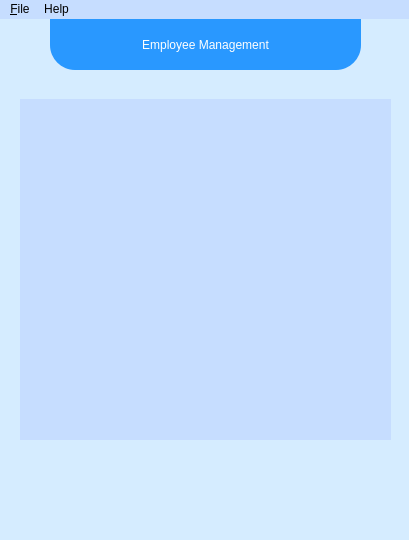
<?xml version="1.0" encoding="UTF-8"?>
<ui version="4.0">
 <class>MainWindow</class>
 <widget class="QMainWindow" name="MainWindow">
  <property name="geometry">
   <rect>
    <x>0</x>
    <y>0</y>
    <width>409</width>
    <height>540</height>
   </rect>
  </property>
  <property name="windowTitle">
   <string>Employee Management</string>
  </property>
  <property name="windowIcon">
   <iconset>
    <normaloff>img/employee.png</normaloff>img/employee.png</iconset>
  </property>
  <property name="styleSheet">
   <string notr="true">background-color: rgb(213, 236, 255);</string>
  </property>
  <widget class="QWidget" name="centralwidget">
   <widget class="QLabel" name="label">
    <property name="geometry">
     <rect>
      <x>50</x>
      <y>0</y>
      <width>311</width>
      <height>51</height>
     </rect>
    </property>
    <property name="styleSheet">
     <string notr="true">color: rgb(255, 255, 255);
background-color: rgb(41, 152, 255);
font: 700 italic 20pt &quot;Segoe UI&quot;;
border-bottom-left-radius: 25%;
border-bottom-right-radius: 25%;</string>
    </property>
    <property name="text">
     <string>Employee Management</string>
    </property>
    <property name="alignment">
     <set>Qt::AlignCenter</set>
    </property>
   </widget>
   <widget class="QScrollArea" name="scrollArea">
    <property name="geometry">
     <rect>
      <x>20</x>
      <y>80</y>
      <width>371</width>
      <height>341</height>
     </rect>
    </property>
    <property name="autoFillBackground">
     <bool>true</bool>
    </property>
    <property name="styleSheet">
     <string notr="true">border-radius:10px;
background-color: rgb(198, 221, 255);</string>
    </property>
    <property name="widgetResizable">
     <bool>true</bool>
    </property>
    <widget class="QWidget" name="scrollAreaWidgetContents">
     <property name="geometry">
      <rect>
       <x>0</x>
       <y>0</y>
       <width>371</width>
       <height>341</height>
      </rect>
     </property>
     <layout class="QGridLayout" name="gridLayout">
      <item row="1" column="0">
       <layout class="QGridLayout" name="gridLayout1"/>
      </item>
     </layout>
    </widget>
   </widget>
   <widget class="QPushButton" name="btn_add">
    <property name="geometry">
     <rect>
      <x>220</x>
      <y>433</y>
      <width>61</width>
      <height>61</height>
     </rect>
    </property>
    <property name="maximumSize">
     <size>
      <width>75</width>
      <height>16777215</height>
     </size>
    </property>
    <property name="styleSheet">
     <string notr="true">QPushButton{
font: 700 10pt &quot;Segoe UI&quot;;
color: rgb(255, 255, 255);
border-radius: 25%;
}</string>
    </property>
    <property name="text">
     <string/>
    </property>
    <property name="icon">
     <iconset>
      <normaloff>img/add.png</normaloff>img/add.png</iconset>
    </property>
    <property name="iconSize">
     <size>
      <width>70</width>
      <height>70</height>
     </size>
    </property>
   </widget>
   <widget class="QPushButton" name="btn_setting">
    <property name="geometry">
     <rect>
      <x>130</x>
      <y>433</y>
      <width>61</width>
      <height>61</height>
     </rect>
    </property>
    <property name="maximumSize">
     <size>
      <width>75</width>
      <height>16777215</height>
     </size>
    </property>
    <property name="styleSheet">
     <string notr="true">QPushButton{
font: 700 10pt &quot;Segoe UI&quot;;
color: rgb(255, 255, 255);
border-radius: 25%;
}</string>
    </property>
    <property name="text">
     <string/>
    </property>
    <property name="icon">
     <iconset>
      <normaloff>img/setting.png</normaloff>img/setting.png</iconset>
    </property>
    <property name="iconSize">
     <size>
      <width>60</width>
      <height>60</height>
     </size>
    </property>
   </widget>
  </widget>
  <widget class="QStatusBar" name="statusbar"/>
  <widget class="QMenuBar" name="menubar">
   <property name="geometry">
    <rect>
     <x>0</x>
     <y>0</y>
     <width>409</width>
     <height>22</height>
    </rect>
   </property>
   <property name="styleSheet">
    <string notr="true">background-color: rgb(198, 221, 255);</string>
   </property>
   <widget class="QMenu" name="menu_File">
    <property name="title">
     <string>&amp;File</string>
    </property>
    <addaction name="exit"/>
   </widget>
   <widget class="QMenu" name="menuHelp">
    <property name="title">
     <string>Help</string>
    </property>
    <addaction name="info"/>
   </widget>
   <addaction name="menu_File"/>
   <addaction name="menuHelp"/>
  </widget>
  <action name="exit">
   <property name="text">
    <string>Exit</string>
   </property>
   <property name="shortcut">
    <string>Esc</string>
   </property>
  </action>
  <action name="info">
   <property name="text">
    <string>Info</string>
   </property>
  </action>
  <action name="about">
   <property name="text">
    <string>about</string>
   </property>
  </action>
 </widget>
 <resources/>
 <connections/>
</ui>
